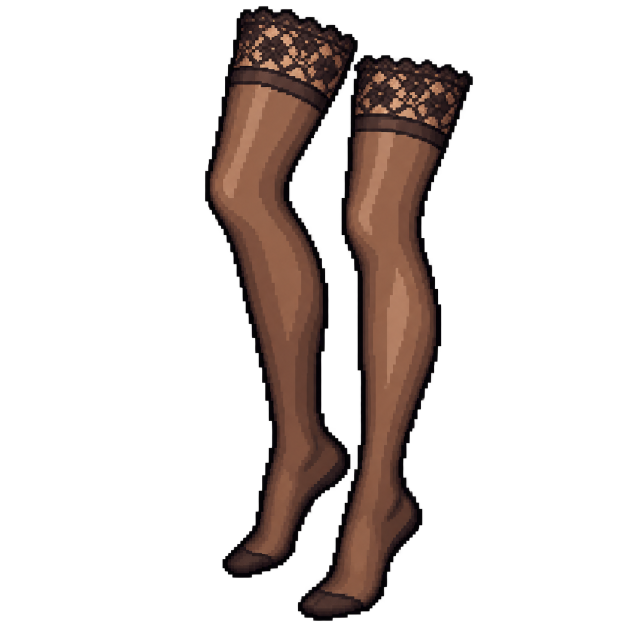
#> input picture ops/rebulo-058-sources/bas.png, 1254 x 1254 px (shown at 1/2 size)
$ python optimize_validation_pngs.py ../ops/rebulo-058-sources out
#> lines starting #> are read from the running program, lines starting #| are printed output that depends on the picture
#!/usr/bin/env python3
"""Prepare REBULO validation-candidate PNGs without touching canonical assets.

Usage: python scripts/optimize_validation_pngs.py INPUT_DIR OUTPUT_DIR
Operations are lossless by default: RGBA normalization, transparent-margin crop,
minimum transparent padding, PNG recompression. No resize is performed unless a
future caller explicitly adds a reviewed resize policy.
"""
from pathlib import Path
from PIL import Image
import argparse, json

MIN_MARGIN = 4
KEEP_MARGIN = 8

def process(src: Path, dst: Path):
    before = src.stat().st_size
    with Image.open(src) as original:
#> original is the input picture: PIL image 1254x1254 RGBA; mean R, G, B, A 21.6, 14.1, 11.3, 57.2
        mode_before = original.mode
#> mode_before = 'RGBA'
        im = original.convert("RGBA")
        size_before = im.size
#> size_before = (1254, 1254)
        bbox = im.getchannel("A").getbbox()
#> bbox = (97, 9, 1192, 1246)
        if bbox is None:
            raise ValueError(f"fully transparent image: {src}")
        l,t,r,b = bbox
#> l = 97; t = 9; r = 1192; b = 1246
        im = im.crop((max(0,l-KEEP_MARGIN), max(0,t-KEEP_MARGIN),
                      min(im.width,r+KEEP_MARGIN), min(im.height,b+KEEP_MARGIN)))
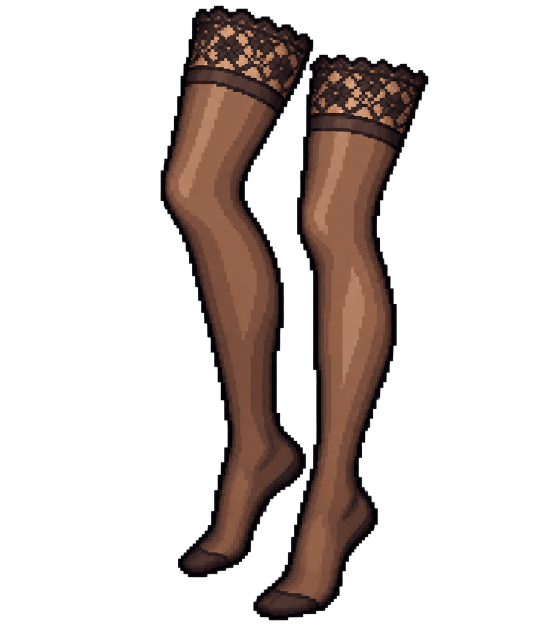
#> im: PIL image 1111x1253 RGBA (shown at 1/2 size); mean R, G, B, A 24.4, 15.9, 12.8, 64.7; transparent parts drawn white
        bbox2 = im.getchannel("A").getbbox()
#> bbox2 = (8, 8, 1103, 1245)
        l,t,r,b = bbox2
#> l = 8; t = 8; r = 1103; b = 1245
        pads = (l,t,im.width-r,im.height-b)
#> pads = (8, 8, 8, 8)
        add = tuple(max(0, MIN_MARGIN-p) for p in pads)
#> add = (0, 0, 0, 0)
        if any(add):
            canvas = Image.new("RGBA", (im.width+add[0]+add[2], im.height+add[1]+add[3]), (0,0,0,0))
            canvas.paste(im, (add[0], add[1]))
            im = canvas
        dst.parent.mkdir(parents=True, exist_ok=True)
        im.save(dst, format="PNG", optimize=True, compress_level=9)
    return {"file": src.name, "dimensions_before": size_before,
            "dimensions_after": im.size, "bytes_before": before,
#> (the run stopped early here; a loop or call above may not have finished)
